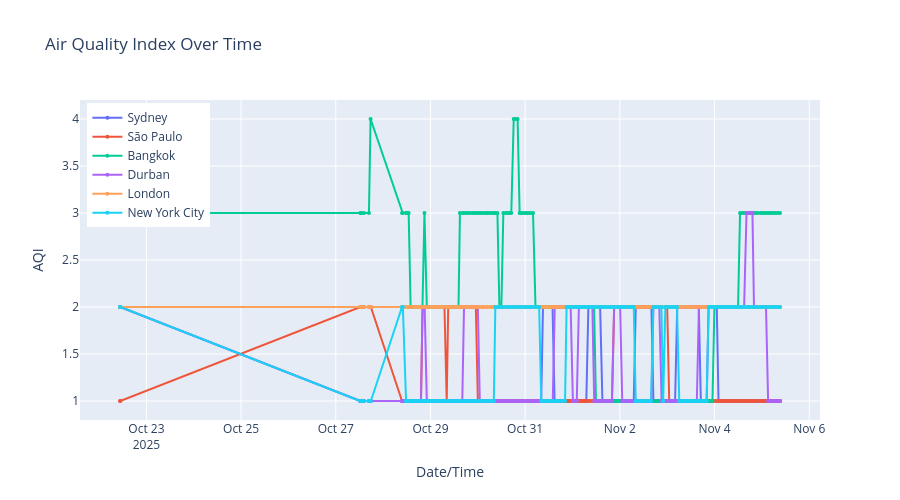

The notebook cell saved with this chart:
### Markdown cell above
## 6. Temporal patterns

### Code cell
# Time series plot - AQI over time
fig = go.Figure()

for city in df['city_name'].unique():
    city_data = df[df['city_name'] == city].sort_values('timestamp')
    
    fig.add_trace(go.Scatter(
        x=city_data['timestamp'],
        y=city_data['aqi'],
        mode='lines+markers',
        name=city,
        line=dict(width=2),
        marker=dict(size=4)
    ))

fig.update_layout(
    title='Air Quality Index Over Time',
    xaxis_title='Date/Time',
    yaxis_title='AQI',
    height=500,
    hovermode='x unified',
    legend=dict(yanchor="top", y=0.99, xanchor="left", x=0.01)
)

fig.show()

### Figure 1 — Plotly figure (JSON) as saved in the notebook; plotly's stock layout.template omitted (floating-point values rounded to 4 significant figures; data arrays with more than 128 entries replaced by an {"elided": "..."} marker saying what was removed)
{"data": [{"line": {"width": 2}, "marker": {"size": 4}, "mode": "lines+markers", "name": "Sydney", "type": "scatter", "x": {"elided": "203 str values"}, "y": {"elided": "203 int values"}}, {"line": {"width": 2}, "marker": {"size": 4}, "mode": "lines+markers", "name": "São Paulo", "type": "scatter", "x": {"elided": "203 str values"}, "y": {"elided": "203 int values"}}, {"line": {"width": 2}, "marker": {"size": 4}, "mode": "lines+markers", "name": "Bangkok", "type": "scatter", "x": {"elided": "203 str values"}, "y": {"elided": "203 int values"}}, {"line": {"width": 2}, "marker": {"size": 4}, "mode": "lines+markers", "name": "Durban", "type": "scatter", "x": {"elided": "202 str values"}, "y": {"elided": "202 int values"}}, {"line": {"width": 2}, "marker": {"size": 4}, "mode": "lines+markers", "name": "London", "type": "scatter", "x": {"elided": "203 str values"}, "y": {"elided": "203 int values"}}, {"line": {"width": 2}, "marker": {"size": 4}, "mode": "lines+markers", "name": "New York City", "type": "scatter", "x": {"elided": "203 str values"}, "y": {"elided": "203 int values"}}], "layout": {"height": 500, "hovermode": "x unified", "legend": {"x": 0.01, "xanchor": "left", "y": 0.99, "yanchor": "top"}, "title": {"text": "Air Quality Index Over Time"}, "xaxis": {"title": {"text": "Date/Time"}}, "yaxis": {"title": {"text": "AQI"}}}}
